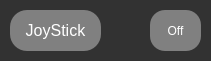
         <widget class="QFrame" name="frame_joystick">
          <property name="geometry">
           <rect>
            <x>870</x>
            <y>10</y>
            <width>211</width>
            <height>61</height>
           </rect>
          </property>
          <property name="styleSheet">
           <string notr="true">color:white;
	background-color: rgb(50,50,50);
	border-radius: 20px;</string>
          </property>
          <property name="frameShape">
           <enum>QFrame::StyledPanel</enum>
          </property>
          <property name="frameShadow">
           <enum>QFrame::Raised</enum>
          </property>
          <widget class="QLabel" name="state_label_7">
           <property name="geometry">
            <rect>
             <x>110</x>
             <y>10</y>
             <width>31</width>
             <height>41</height>
            </rect>
           </property>
           <property name="text">
            <string/>
           </property>
           <property name="pixmap">
            <pixmap>:/images/led-off.png</pixmap>
           </property>
          </widget>
          <widget class="QPushButton" name="Off_Joy">
           <property name="geometry">
            <rect>
             <x>150</x>
             <y>10</y>
             <width>51</width>
             <height>41</height>
            </rect>
           </property>
           <property name="styleSheet">
            <string notr="true">color:white;
	background-color: grey;
	border-radius: 15px;</string>
           </property>
           <property name="text">
            <string>Off</string>
           </property>
          </widget>
          <widget class="QPushButton" name="Button_Joy">
           <property name="geometry">
            <rect>
             <x>10</x>
             <y>10</y>
             <width>91</width>
             <height>41</height>
            </rect>
           </property>
           <property name="font">
            <font>
             <pointsize>12</pointsize>
            </font>
           </property>
           <property name="styleSheet">
            <string notr="true">	color: white;
	background-color: grey;
	border-radius: 17px;</string>
           </property>
           <property name="text">
            <string>JoyStick</string>
           </property>
          </widget>
         </widget>
